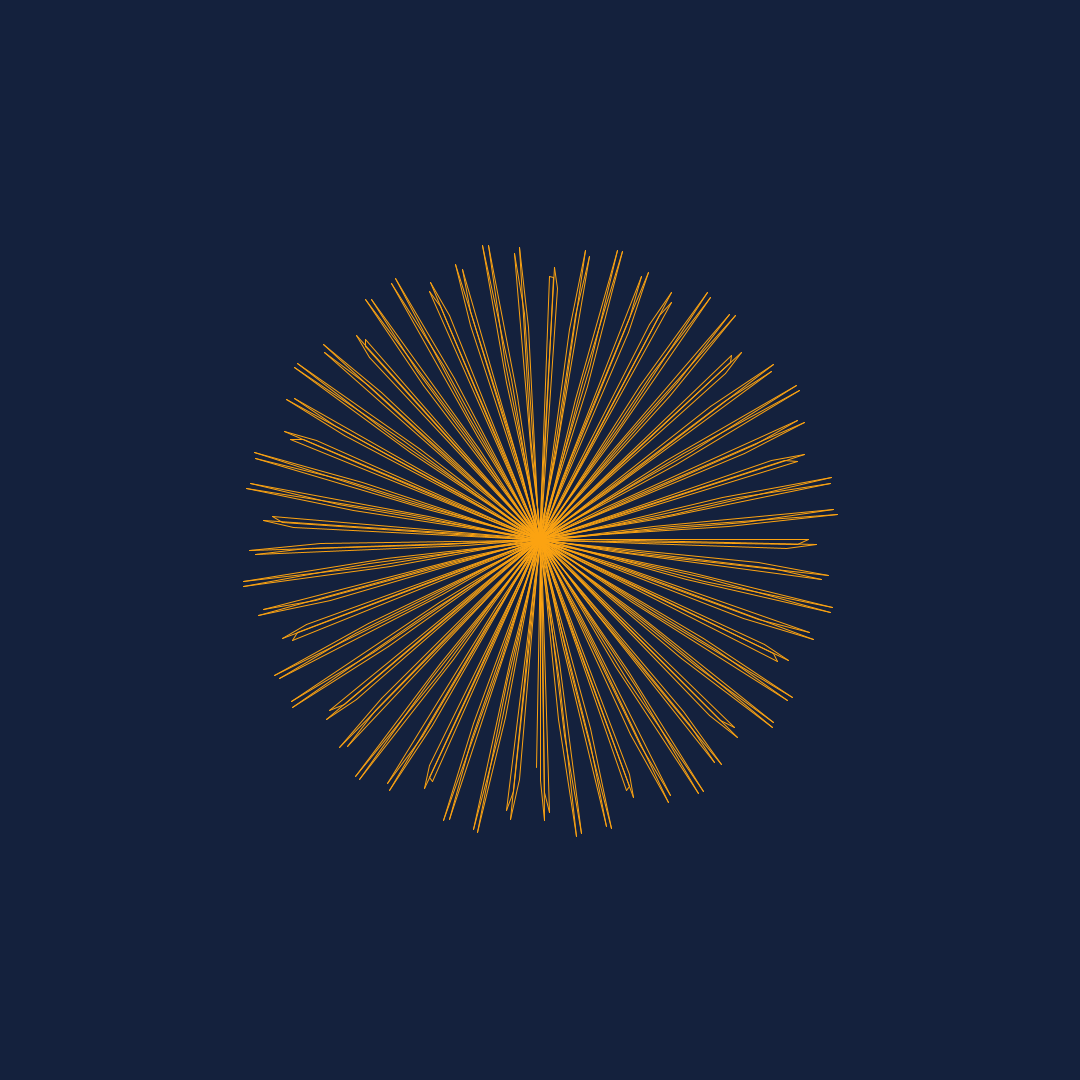
Frame 1 (no input)
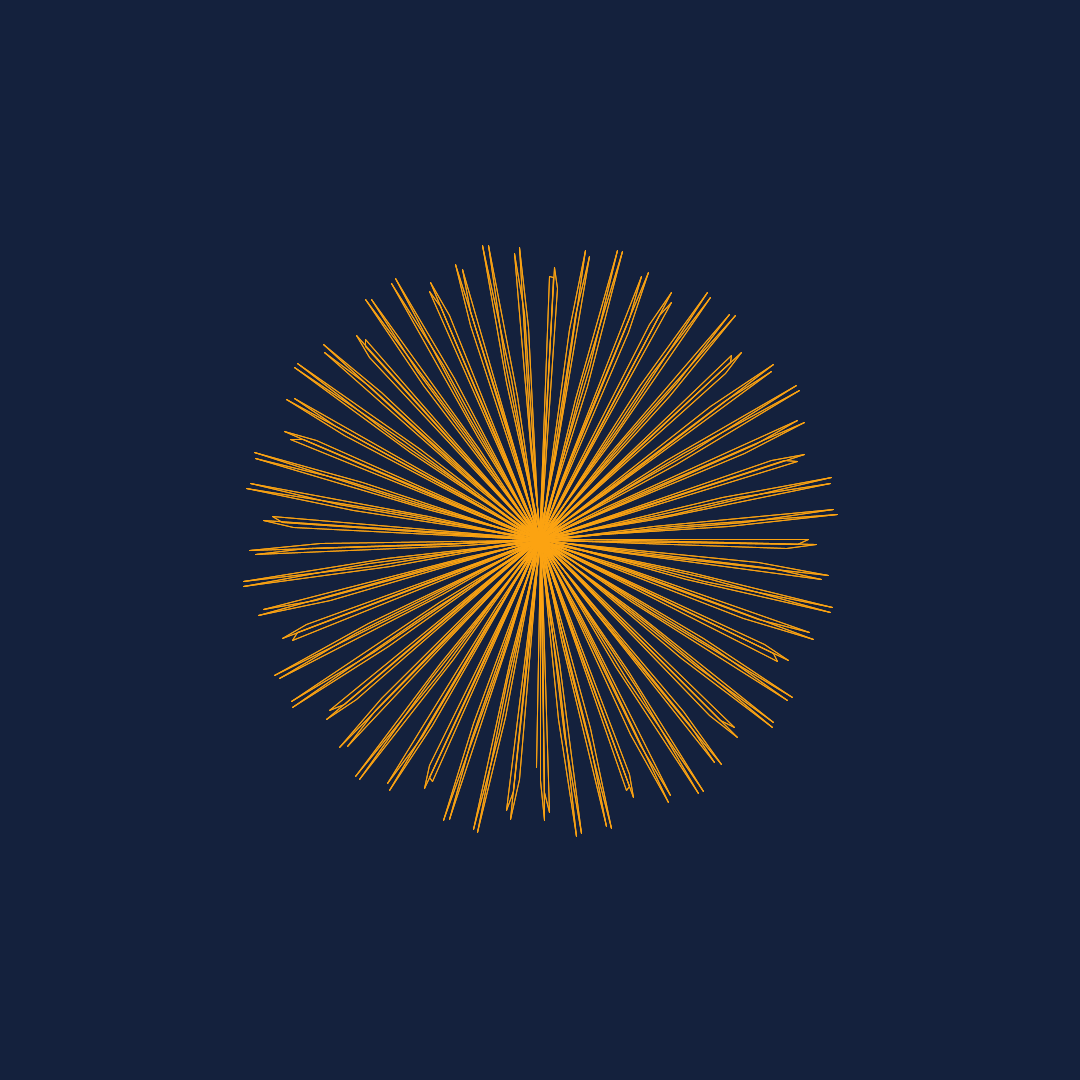
Frame 2 (the mouse pressed at the canvas centre, redrawn once)

The Processing sketch that drew these frames (run headless with seeded random() and noise(); the mouse was pressed at the canvas centre and the sketch redrawn once):

// Processing sketch: sketch_201230a
// ── sketch_201230a.pde
void setup() {
  
  size(1080, 1080); 
  pixelDensity(2);
  background(20, 33, 61);
  stroke(252, 163, 17);
  noFill();
  noLoop();
  
}

void draw() {
  
  translate(width/2,height/2);// bring zero point to the center 
   
  float oldX = 0;
  float oldY = 0;
   
  for (int i = 0; i < 360; i++) {
    
    float r = 300;
    r = (sin(i)*r);
    print(" ", r);
    
    float newX = sin(radians(i))*r;
    float newY = cos(radians(i))*r;
    
    if (i > 0) {
      line(oldX, oldY, newX, newY);
    }
    
    oldX = newX;
    oldY = newY;

    
    //point (sin(radians(i))*25,cos(radians(i))*25);
    
    //bezier(mouseX-(i/2.0), 40+i, 410, 20, 440, 300, 240-(i/16.0), 300+(i/8.0));
  
  }
  
}
